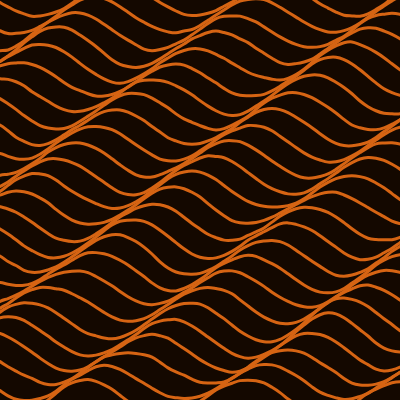
Frame 1 (no input)
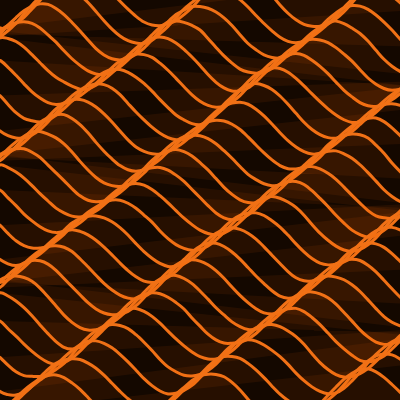
Frame 60 (no input)
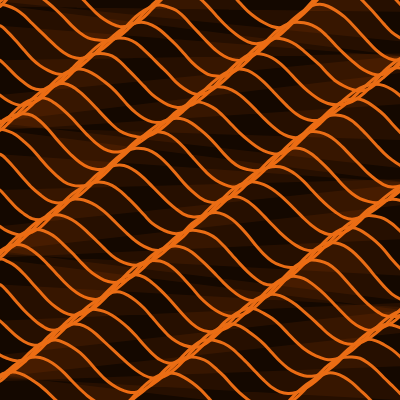
Frame 120 (the mouse pressed at the canvas centre since frame 60)

The p5.js sketch that drew these frames (run headless with seeded random() and noise() and a simulated clock; from frame 60 on, the mouse is pressed at the canvas centre):

// p5.js sketch
// ── sketch.js
// ——— Wave Distortion (Full Canvas Version) ———
// Visual idea: smooth sine waves with noise distortion flow across the entire surface,
// creating a "melting" or "energy surface" illusion that fills the whole canvas.
// ynW stands for "yichen_Wave"

let ynW_canvasW = 400, ynW_canvasH = 400;

// Animation controls
let ynW_phase = 0;          // the same global time variable (phase)
let ynW_speed = 0.025;      // wave motion speed, slightly slower than the breathing animation

let ynW_bgCol;              // background color
let ynW_lineHue = 25;       // base hue (orange tone for Halloween)

let ynW_rowStep = 16;       // the distance between the horizontal wave lines
let ynW_colStep = 8;        // smaller step → smoother the curve vice versa

function setup(){
  createCanvas(ynW_canvasW, ynW_canvasH);
  colorMode(HSB, 360, 100, 100, 100);
  noFill();
  ynW_bgCol = color(0, 0, 0); // black background for high contrast
}

function draw(){
  background(ynW_bgCol);

  // Pulse color brightness slightly over time
  let ynW_colorPulse = (sin(ynW_phase * 0.8) * 0.5 + 0.5); // pulses between 0 and 1, manipulated by sine wave
  let ynW_brightness = lerp(70, 95, ynW_colorPulse); // the brightness of the wave lines
  stroke(ynW_lineHue, 90, ynW_brightness, 100); 
  // other than using drawingContext for glow, I can also adjust stroke color brightness
  // thus even the animation is gone, the glow effect is still visible to the strokes
  strokeWeight(3);

  // Loop through horizontal wave rows
  // the for loop is used to control each individual wave line's vertical position
  // each wave is drawn from left to right using curveVertex inside beginShape() and endShape()
  for (let ynW_row = 0; ynW_row <= height; ynW_row += ynW_rowStep) { 

    beginShape();

    // Extend curve to cover canvas edges:
    // Add two extra points before 0 and after width
    let ynW_rowPhase = ynW_row * 0.05;

    // Draw one extra “virtual point” before 0
    // This is necessary to make sure the curve starts from the left edge smoothly
    // I started withought this point and found the left edge was not filled properly
    // I struggled for a day trying to figure out why, but I failed to do so.
    // I would have to admit I asked chatGPT for help and it suggested adding this extra point

    // Logic: the original code starts drawing from x=0, 
    // but curveVertex needs a previous point to define the curve properly.
    // By adding a point at -ynW_colStep, the curve can start smoothly from the left edge.
    let ynW_firstX = -ynW_colStep;
    let ynW_firstY = ynW_row + sin(ynW_firstX * 0.04 + ynW_phase + ynW_rowPhase) * 20;
    curveVertex(ynW_firstX, ynW_firstY);

    // Generating the main body fo the wave lines
    for (let ynW_col = 0; ynW_col <= width + ynW_colStep; ynW_col += ynW_colStep) {

      // Animated amplitude, the size of the wave goes up and down over time
      let ynW_amp = lerp(8, 28, (sin(ynW_phase * 0.7) * 0.5 + 0.5));

      // Vertical movement based on sine function, creating the wave effect
      let ynW_waveOffset = sin(ynW_col * 0.04 + ynW_phase + ynW_rowPhase) * ynW_amp;

      // Add subtle organic noise distortion, I really found this made a big difference visually
      // the meaning of 0.5 is to center the noise around zero, so it can go both positive and negative
      // the value 14 is the maximum offset distance caused by noise
      let ynW_noiseJitter = (noise(0.015 * ynW_col, 0.015 * ynW_row, ynW_phase) - 0.5) * 14;

      let ynW_x = ynW_col;
      let ynW_y = ynW_row + ynW_waveOffset + ynW_noiseJitter;

      curveVertex(ynW_x, ynW_y); // this step is to actually draw the curve point
    }

    // Same as above, adding one more “virtual point” beyond right edge to make sure it fills completely
    // this part is given by chatGPT as well. 
    let ynW_lastX = width + ynW_colStep;
    let ynW_lastY = ynW_row + sin(ynW_lastX * 0.04 + ynW_phase + ynW_rowPhase) * 20;
    curveVertex(ynW_lastX, ynW_lastY);

    endShape();
  }

  // An overlay of a layer of transparent rectangles
  // this creates a fading trail effect similar to motion blur, which I really enjoyed.
  noStroke();
  fill(ynW_lineHue, 100, 100, 8);
  rect(0, 0, width, height);

  // Advance animation phase
  ynW_phase += ynW_speed;
}
